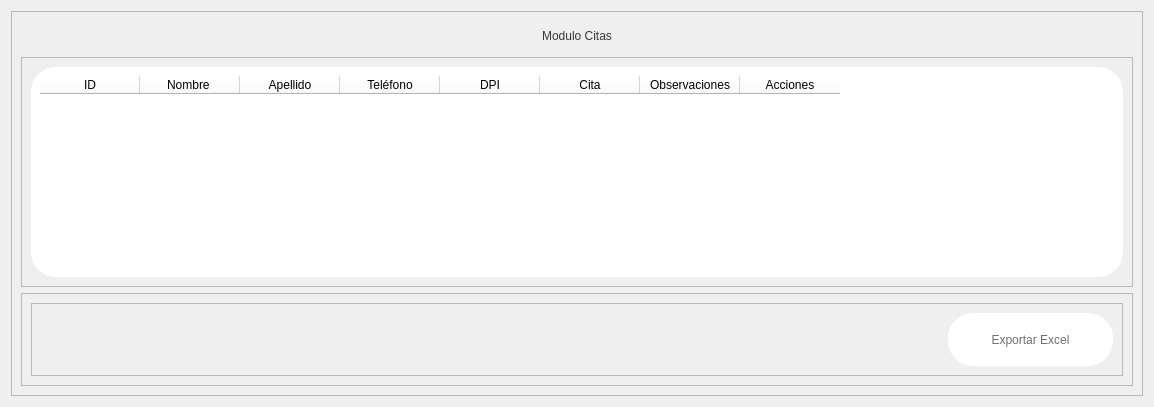
            <widget class="QWidget" name="page_citas">
             <layout class="QVBoxLayout" name="verticalLayout_34">
              <item>
               <widget class="QFrame" name="frame_83">
                <property name="frameShape">
                 <enum>QFrame::StyledPanel</enum>
                </property>
                <property name="frameShadow">
                 <enum>QFrame::Raised</enum>
                </property>
                <layout class="QVBoxLayout" name="verticalLayout_11">
                 <item>
                  <widget class="QLabel" name="label_49">
                   <property name="minimumSize">
                    <size>
                     <width>0</width>
                     <height>30</height>
                    </size>
                   </property>
                   <property name="maximumSize">
                    <size>
                     <width>16777215</width>
                     <height>30</height>
                    </size>
                   </property>
                   <property name="styleSheet">
                    <string notr="true">color: rgb(48, 60, 52);
font: bold 15pt &quot;Nunito&quot;;</string>
                   </property>
                   <property name="text">
                    <string>Modulo Citas</string>
                   </property>
                   <property name="alignment">
                    <set>Qt::AlignCenter</set>
                   </property>
                  </widget>
                 </item>
                 <item>
                  <widget class="QFrame" name="frame_154">
                   <property name="frameShape">
                    <enum>QFrame::StyledPanel</enum>
                   </property>
                   <property name="frameShadow">
                    <enum>QFrame::Raised</enum>
                   </property>
                   <layout class="QHBoxLayout" name="horizontalLayout_73">
                    <item>
                     <widget class="QFrame" name="frame_157">
                      <property name="styleSheet">
                       <string notr="true">border-top-left-radius:25px;
border-top-right-radius:25px;
border-bottom-left-radius:25px;
border-bottom-right-radius:25px;
background-color: rgb(255, 255, 255);</string>
                      </property>
                      <property name="frameShape">
                       <enum>QFrame::StyledPanel</enum>
                      </property>
                      <property name="frameShadow">
                       <enum>QFrame::Raised</enum>
                      </property>
                      <layout class="QVBoxLayout" name="verticalLayout_54">
                       <item>
                        <widget class="QTableWidget" name="bd_pacientes_citas">
                         <property name="styleSheet">
                          <string notr="true">font: bold 9pt &quot;Nunito&quot;;</string>
                         </property>
                         <property name="lineWidth">
                          <number>1</number>
                         </property>
                         <attribute name="verticalHeaderVisible">
                          <bool>false</bool>
                         </attribute>
                         <column>
                          <property name="text">
                           <string>ID</string>
                          </property>
                         </column>
                         <column>
                          <property name="text">
                           <string>Nombre </string>
                          </property>
                         </column>
                         <column>
                          <property name="text">
                           <string>Apellido</string>
                          </property>
                         </column>
                         <column>
                          <property name="text">
                           <string>Teléfono</string>
                          </property>
                         </column>
                         <column>
                          <property name="text">
                           <string>DPI</string>
                          </property>
                         </column>
                         <column>
                          <property name="text">
                           <string>Cita</string>
                          </property>
                         </column>
                         <column>
                          <property name="text">
                           <string>Observaciones</string>
                          </property>
                         </column>
                         <column>
                          <property name="text">
                           <string>Acciones</string>
                          </property>
                         </column>
                        </widget>
                       </item>
                      </layout>
                     </widget>
                    </item>
                   </layout>
                  </widget>
                 </item>
                 <item>
                  <widget class="QFrame" name="frame_89">
                   <property name="minimumSize">
                    <size>
                     <width>0</width>
                     <height>75</height>
                    </size>
                   </property>
                   <property name="styleSheet">
                    <string notr="true"/>
                   </property>
                   <property name="frameShape">
                    <enum>QFrame::StyledPanel</enum>
                   </property>
                   <property name="frameShadow">
                    <enum>QFrame::Raised</enum>
                   </property>
                   <layout class="QVBoxLayout" name="verticalLayout_13">
                    <item>
                     <widget class="QFrame" name="frame_90">
                      <property name="frameShape">
                       <enum>QFrame::StyledPanel</enum>
                      </property>
                      <property name="frameShadow">
                       <enum>QFrame::Raised</enum>
                      </property>
                      <layout class="QHBoxLayout" name="horizontalLayout">
                       <item>
                        <spacer name="horizontalSpacer_4">
                         <property name="orientation">
                          <enum>Qt::Horizontal</enum>
                         </property>
                         <property name="sizeHint" stdset="0">
                          <size>
                           <width>907</width>
                           <height>20</height>
                          </size>
                         </property>
                        </spacer>
                       </item>
                       <item>
                        <widget class="QFrame" name="frame_149">
                         <property name="minimumSize">
                          <size>
                           <width>165</width>
                           <height>0</height>
                          </size>
                         </property>
                         <property name="maximumSize">
                          <size>
                           <width>100</width>
                           <height>16777215</height>
                          </size>
                         </property>
                         <property name="styleSheet">
                          <string notr="true">border-top-left-radius:25px;
border-top-right-radius:25px;
border-bottom-left-radius:25px;
border-bottom-right-radius:25px;
background-color: rgb(255, 255, 255);</string>
                         </property>
                         <property name="frameShape">
                          <enum>QFrame::StyledPanel</enum>
                         </property>
                         <property name="frameShadow">
                          <enum>QFrame::Raised</enum>
                         </property>
                         <layout class="QGridLayout" name="gridLayout_19">
                          <item row="0" column="0">
                           <widget class="QPushButton" name="btn_pdf_pacientes">
                            <property name="minimumSize">
                             <size>
                              <width>0</width>
                              <height>35</height>
                             </size>
                            </property>
                            <property name="styleSheet">
                             <string notr="true">QPushButton{
border:Opx;
border-top-left-radius:5px;
border-top-right-radius:5px;
border-bottom-left-radius:5px;
border-bottom-right-radius:5px;
color: rgb(111, 111, 111);
font: bold 9pt &quot;Nunito&quot;;
}

QPushButton:hover{
color: rgb(0,0,0);
font: bold 9pt &quot;Nunito&quot;;
border-top-left-radius:5px;
border-top-right-radius:5px;
border-bottom-left-radius:5px;
border-bottom-right-radius:5px;
background-color: #f0f0f0
}

</string>
                            </property>
                            <property name="text">
                             <string>Exportar Excel</string>
                            </property>
                            <property name="icon">
                             <iconset>
                              <normaloff>../../../.designer/backup/InterfaceImages/exportar.png</normaloff>../../../.designer/backup/InterfaceImages/exportar.png</iconset>
                            </property>
                            <property name="iconSize">
                             <size>
                              <width>25</width>
                              <height>25</height>
                             </size>
                            </property>
                           </widget>
                          </item>
                         </layout>
                        </widget>
                       </item>
                      </layout>
                     </widget>
                    </item>
                   </layout>
                  </widget>
                 </item>
                </layout>
               </widget>
              </item>
             </layout>
            </widget>
